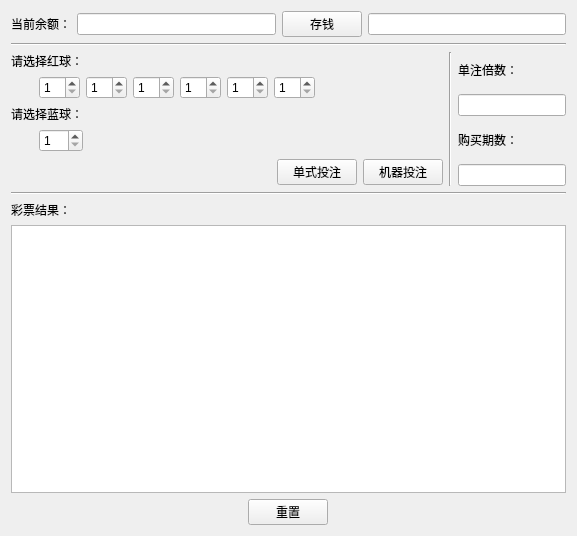
<?xml version="1.0" encoding="UTF-8"?>
<ui version="4.0">
 <class>Form</class>
 <widget class="QWidget" name="Form">
  <property name="geometry">
   <rect>
    <x>0</x>
    <y>0</y>
    <width>577</width>
    <height>536</height>
   </rect>
  </property>
  <property name="windowTitle">
   <string>双色球模拟器</string>
  </property>
  <layout class="QVBoxLayout" name="verticalLayout_7">
   <item>
    <layout class="QVBoxLayout" name="verticalLayout_6">
     <item>
      <layout class="QHBoxLayout" name="horizontalLayout">
       <item>
        <widget class="QLabel" name="label">
         <property name="text">
          <string>当前余额：</string>
         </property>
        </widget>
       </item>
       <item>
        <widget class="QLineEdit" name="lineEdit">
         <property name="readOnly">
          <bool>true</bool>
         </property>
        </widget>
       </item>
       <item>
        <widget class="QPushButton" name="pushButton_3">
         <property name="text">
          <string>存钱</string>
         </property>
         <property name="iconSize">
          <size>
           <width>20</width>
           <height>20</height>
          </size>
         </property>
        </widget>
       </item>
       <item>
        <widget class="QLineEdit" name="lineEdit_2">
         <property name="inputMask">
          <string/>
         </property>
         <property name="maxLength">
          <number>32767</number>
         </property>
        </widget>
       </item>
      </layout>
     </item>
     <item>
      <widget class="Line" name="line">
       <property name="orientation">
        <enum>Qt::Horizontal</enum>
       </property>
      </widget>
     </item>
     <item>
      <layout class="QHBoxLayout" name="horizontalLayout_9">
       <item>
        <layout class="QVBoxLayout" name="verticalLayout_4">
         <item>
          <layout class="QVBoxLayout" name="verticalLayout">
           <item>
            <widget class="QLabel" name="label_2">
             <property name="text">
              <string>请选择红球：</string>
             </property>
            </widget>
           </item>
           <item>
            <layout class="QHBoxLayout" name="horizontalLayout_4">
             <item>
              <spacer name="horizontalSpacer">
               <property name="orientation">
                <enum>Qt::Horizontal</enum>
               </property>
               <property name="sizeType">
                <enum>QSizePolicy::Fixed</enum>
               </property>
               <property name="sizeHint" stdset="0">
                <size>
                 <width>28</width>
                 <height>20</height>
                </size>
               </property>
              </spacer>
             </item>
             <item>
              <layout class="QHBoxLayout" name="horizontalLayout_2">
               <item>
                <widget class="QSpinBox" name="spinBox">
                 <property name="minimum">
                  <number>1</number>
                 </property>
                 <property name="maximum">
                  <number>33</number>
                 </property>
                </widget>
               </item>
               <item>
                <widget class="QSpinBox" name="spinBox_2">
                 <property name="minimum">
                  <number>1</number>
                 </property>
                 <property name="maximum">
                  <number>33</number>
                 </property>
                </widget>
               </item>
               <item>
                <widget class="QSpinBox" name="spinBox_3">
                 <property name="minimum">
                  <number>1</number>
                 </property>
                 <property name="maximum">
                  <number>33</number>
                 </property>
                </widget>
               </item>
               <item>
                <widget class="QSpinBox" name="spinBox_4">
                 <property name="minimum">
                  <number>1</number>
                 </property>
                 <property name="maximum">
                  <number>33</number>
                 </property>
                </widget>
               </item>
               <item>
                <widget class="QSpinBox" name="spinBox_5">
                 <property name="minimum">
                  <number>1</number>
                 </property>
                 <property name="maximum">
                  <number>33</number>
                 </property>
                </widget>
               </item>
               <item>
                <widget class="QSpinBox" name="spinBox_6">
                 <property name="minimum">
                  <number>1</number>
                 </property>
                 <property name="maximum">
                  <number>33</number>
                 </property>
                </widget>
               </item>
               <item>
                <spacer name="horizontalSpacer_7">
                 <property name="orientation">
                  <enum>Qt::Horizontal</enum>
                 </property>
                 <property name="sizeHint" stdset="0">
                  <size>
                   <width>130</width>
                   <height>20</height>
                  </size>
                 </property>
                </spacer>
               </item>
              </layout>
             </item>
            </layout>
           </item>
          </layout>
         </item>
         <item>
          <layout class="QHBoxLayout" name="horizontalLayout_8">
           <item>
            <layout class="QVBoxLayout" name="verticalLayout_2">
             <item>
              <widget class="QLabel" name="label_3">
               <property name="text">
                <string>请选择蓝球：</string>
               </property>
              </widget>
             </item>
             <item>
              <layout class="QHBoxLayout" name="horizontalLayout_5">
               <item>
                <spacer name="horizontalSpacer_2">
                 <property name="orientation">
                  <enum>Qt::Horizontal</enum>
                 </property>
                 <property name="sizeType">
                  <enum>QSizePolicy::Fixed</enum>
                 </property>
                 <property name="sizeHint" stdset="0">
                  <size>
                   <width>28</width>
                   <height>20</height>
                  </size>
                 </property>
                </spacer>
               </item>
               <item>
                <widget class="QSpinBox" name="spinBox_8">
                 <property name="minimum">
                  <number>1</number>
                 </property>
                 <property name="maximum">
                  <number>16</number>
                 </property>
                </widget>
               </item>
              </layout>
             </item>
            </layout>
           </item>
           <item>
            <spacer name="horizontalSpacer_6">
             <property name="orientation">
              <enum>Qt::Horizontal</enum>
             </property>
             <property name="sizeHint" stdset="0">
              <size>
               <width>395</width>
               <height>20</height>
              </size>
             </property>
            </spacer>
           </item>
          </layout>
         </item>
         <item>
          <layout class="QHBoxLayout" name="horizontalLayout_7">
           <item>
            <spacer name="horizontalSpacer_5">
             <property name="orientation">
              <enum>Qt::Horizontal</enum>
             </property>
             <property name="sizeHint" stdset="0">
              <size>
               <width>148</width>
               <height>28</height>
              </size>
             </property>
            </spacer>
           </item>
           <item>
            <layout class="QHBoxLayout" name="horizontalLayout_3">
             <item>
              <widget class="QPushButton" name="pushButton">
               <property name="text">
                <string>单式投注</string>
               </property>
              </widget>
             </item>
             <item>
              <widget class="QPushButton" name="pushButton_2">
               <property name="text">
                <string>机器投注</string>
               </property>
              </widget>
             </item>
            </layout>
           </item>
          </layout>
         </item>
        </layout>
       </item>
       <item>
        <widget class="Line" name="line_3">
         <property name="orientation">
          <enum>Qt::Vertical</enum>
         </property>
        </widget>
       </item>
       <item>
        <layout class="QVBoxLayout" name="verticalLayout_5">
         <item>
          <widget class="QLabel" name="label_4">
           <property name="text">
            <string>单注倍数：</string>
           </property>
          </widget>
         </item>
         <item>
          <widget class="QLineEdit" name="lineEdit_3">
           <property name="sizePolicy">
            <sizepolicy hsizetype="Fixed" vsizetype="Fixed">
             <horstretch>0</horstretch>
             <verstretch>0</verstretch>
            </sizepolicy>
           </property>
           <property name="placeholderText">
            <string/>
           </property>
          </widget>
         </item>
         <item>
          <widget class="QLabel" name="label_5">
           <property name="text">
            <string>购买期数：</string>
           </property>
          </widget>
         </item>
         <item>
          <widget class="QLineEdit" name="lineEdit_4">
           <property name="sizePolicy">
            <sizepolicy hsizetype="Fixed" vsizetype="Fixed">
             <horstretch>0</horstretch>
             <verstretch>0</verstretch>
            </sizepolicy>
           </property>
           <property name="placeholderText">
            <string/>
           </property>
          </widget>
         </item>
        </layout>
       </item>
      </layout>
     </item>
     <item>
      <widget class="Line" name="line_2">
       <property name="orientation">
        <enum>Qt::Horizontal</enum>
       </property>
      </widget>
     </item>
     <item>
      <layout class="QVBoxLayout" name="verticalLayout_3">
       <item>
        <widget class="QLabel" name="label_6">
         <property name="text">
          <string>彩票结果：</string>
         </property>
        </widget>
       </item>
       <item>
        <widget class="QTextEdit" name="textEdit">
         <property name="readOnly">
          <bool>true</bool>
         </property>
         <property name="html">
          <string>&lt;!DOCTYPE HTML PUBLIC &quot;-//W3C//DTD HTML 4.0//EN&quot; &quot;http://www.w3.org/TR/REC-html40/strict.dtd&quot;&gt;
&lt;html&gt;&lt;head&gt;&lt;meta name=&quot;qrichtext&quot; content=&quot;1&quot; /&gt;&lt;style type=&quot;text/css&quot;&gt;
p, li { white-space: pre-wrap; }
&lt;/style&gt;&lt;/head&gt;&lt;body style=&quot; font-family:'SimSun'; font-size:9pt; font-weight:400; font-style:normal;&quot;&gt;
&lt;p align=&quot;center&quot; style=&quot;-qt-paragraph-type:empty; margin-top:0px; margin-bottom:0px; margin-left:0px; margin-right:0px; -qt-block-indent:0; text-indent:0px;&quot;&gt;&lt;br /&gt;&lt;/p&gt;&lt;/body&gt;&lt;/html&gt;</string>
         </property>
        </widget>
       </item>
       <item>
        <layout class="QHBoxLayout" name="horizontalLayout_6">
         <item>
          <spacer name="horizontalSpacer_3">
           <property name="orientation">
            <enum>Qt::Horizontal</enum>
           </property>
           <property name="sizeHint" stdset="0">
            <size>
             <width>258</width>
             <height>20</height>
            </size>
           </property>
          </spacer>
         </item>
         <item>
          <widget class="QPushButton" name="pushButton_4">
           <property name="text">
            <string>重置</string>
           </property>
          </widget>
         </item>
         <item>
          <spacer name="horizontalSpacer_4">
           <property name="orientation">
            <enum>Qt::Horizontal</enum>
           </property>
           <property name="sizeHint" stdset="0">
            <size>
             <width>258</width>
             <height>20</height>
            </size>
           </property>
          </spacer>
         </item>
        </layout>
       </item>
      </layout>
     </item>
    </layout>
   </item>
  </layout>
 </widget>
 <resources/>
 <connections/>
</ui>
